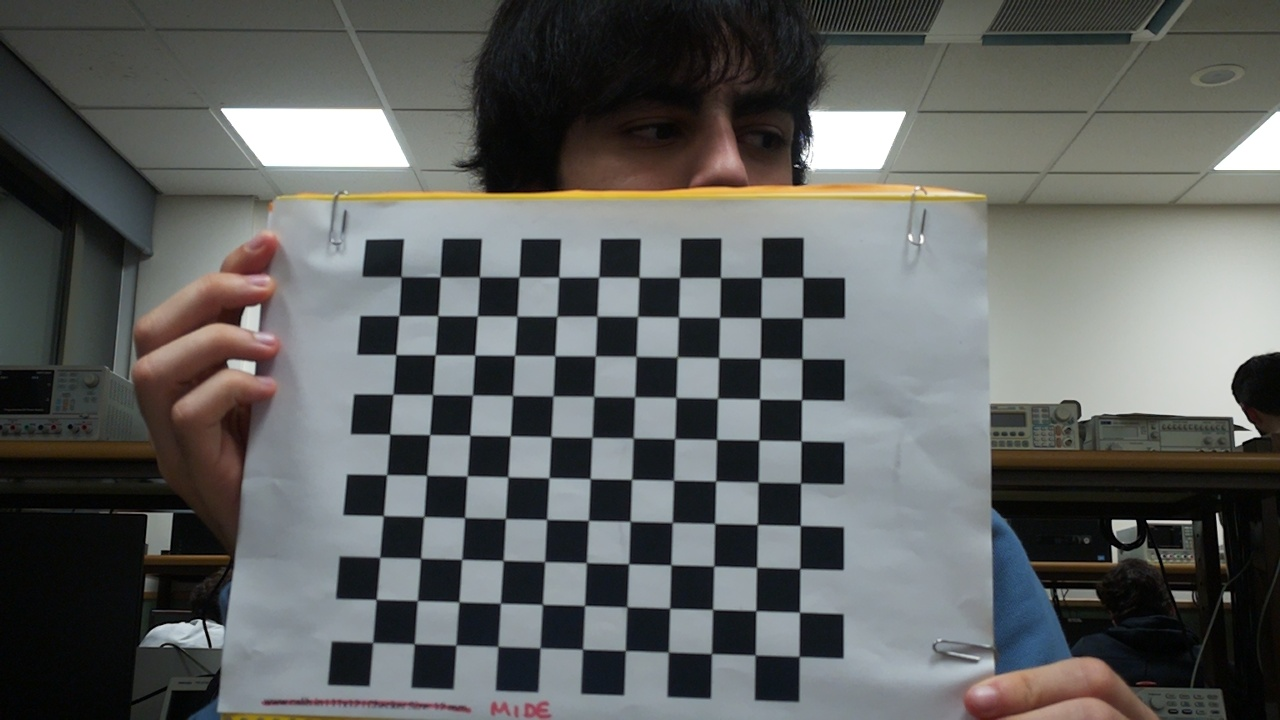
#> input picture calibration_images/0.jpg, 1280 x 720 px, given in place of the camera
$ python hsv_saturation.py
#> lines starting #> are read from the running program, lines starting #| are printed output that depends on the picture; after the words box and inside, x2 and y2 are one past the last pixel; in counts of white or black regions, pixels touching at a corner belong together
import cv2
import numpy as np
import time

# Inicializar la cámara
cap = cv2.VideoCapture(0)

# Definir el intervalo de actualización (en segundos)
intervalo_actualizacion = 0.5
ultimo_tiempo_actualizacion = time.time()

# Valores HSV iniciales (ajusta según tu necesidad)
hsv_min = np.array([60, 0, 50])
hsv_max = np.array([90, 30, 255])

while True:
    # Capturar un frame de la cámara
    ret, frame = cap.read()
#> frame is the input picture: shape (720, 1280, 3); mean B, G, R 95.2, 96.7, 94.7

    # Convertir el frame de BGR a HSV
    hsv_frame = cv2.cvtColor(frame, cv2.COLOR_BGR2HSV)
#> hsv_frame: shape (720, 1280, 3); mean H, S, V 69.3, 44.3, 101.5

    # Crear una máscara utilizando los valores HSV
    mask = cv2.inRange(hsv_frame, hsv_min, hsv_max)
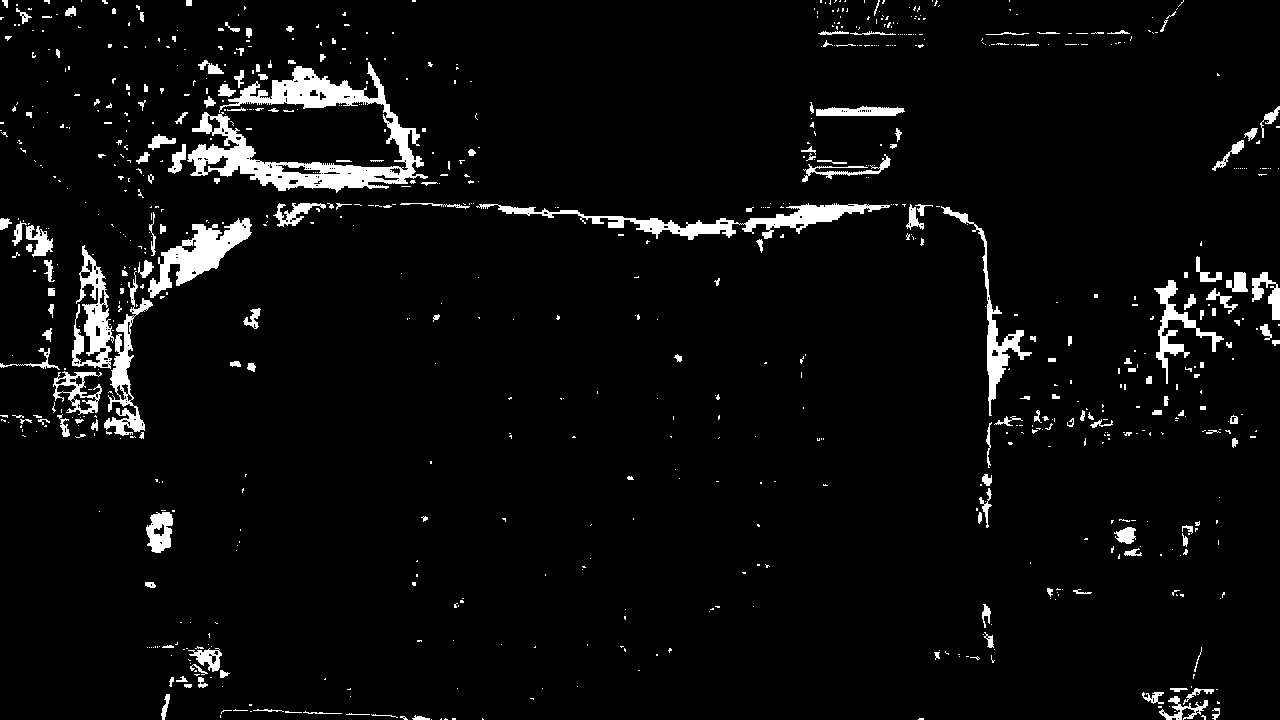
#> mask: shape (720, 1280); 4.5% white; 810 white regions (628 under 20 px), largest, box (x1, y1, x2, y2) and area: (187, 62, 428, 193) 9314, (476, 203, 890, 240) 3670, (148, 218, 252, 298) 3043

    # Aplicar la máscara al frame original
    result_frame = cv2.bitwise_and(frame, frame, mask=mask)
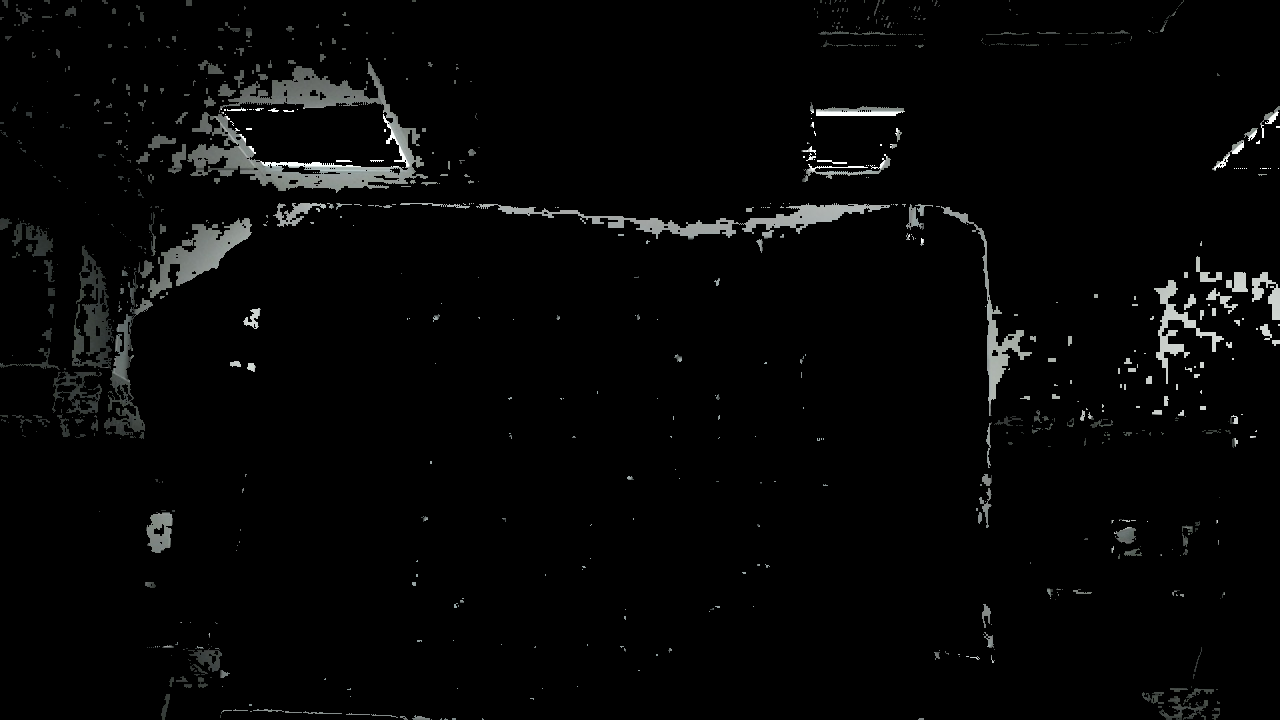
#> result_frame: shape (720, 1280, 3); mean B, G, R 5.8, 6, 5.7

    # Mostrar el frame resultante
    cv2.imshow('Cámara con Máscara', result_frame)

    # Comprobar si es el momento de actualizar los valores HSV
    if time.time() - ultimo_tiempo_actualizacion > intervalo_actualizacion:
        # Actualizar los valores HSV
        hsv_min[1] += 5  # Modificar el valor H mínimo
        if hsv_min[1] >= 255:
            hsv_min[1] = 0  # Reiniciar si supera 180
        hsv_max[1] = hsv_min[1] + 30  # Actualizar el valor H máximo

        # Imprimir los nuevos valores HSV
        print(f"Nuevo rango HSV: {hsv_min} a {hsv_max}")

        # Actualizar el tiempo de la última actualización
        ultimo_tiempo_actualizacion = time.time()

    # Salir del bucle si se presiona la tecla 'q'
    if cv2.waitKey(1) & 0xFF == ord('q'):
#> (key q is pressed here)
        break

# Liberar la cámara y cerrar todas las ventanas
cap.release()
cv2.destroyAllWindows()

$ run again, on calibration_images/1.jpg
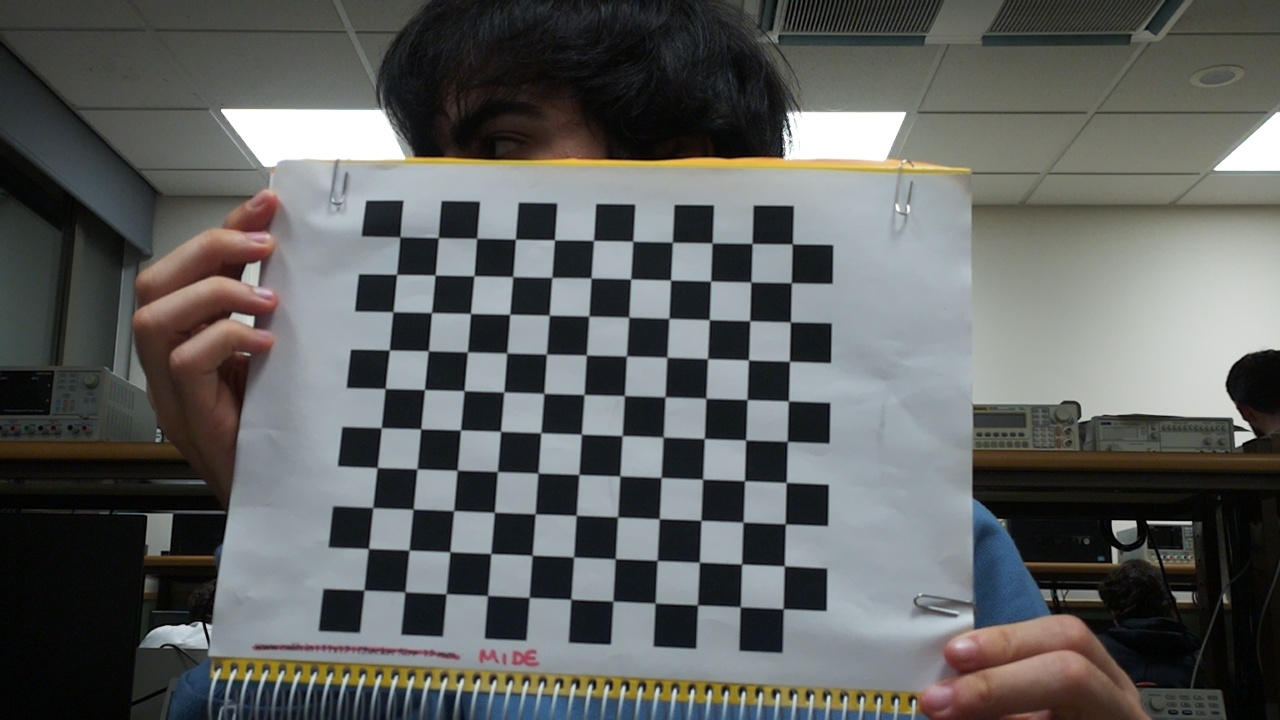
#> input picture calibration_images/1.jpg, 1280 x 720 px, given in place of the camera
#> frame is the input picture: shape (720, 1280, 3); mean B, G, R 94.6, 96, 94.2
#> hsv_frame: shape (720, 1280, 3); mean H, S, V 69.8, 45.9, 101.2
#> `mask = cv2.inRange(hsv_frame, hsv_min, hsv_max)`:
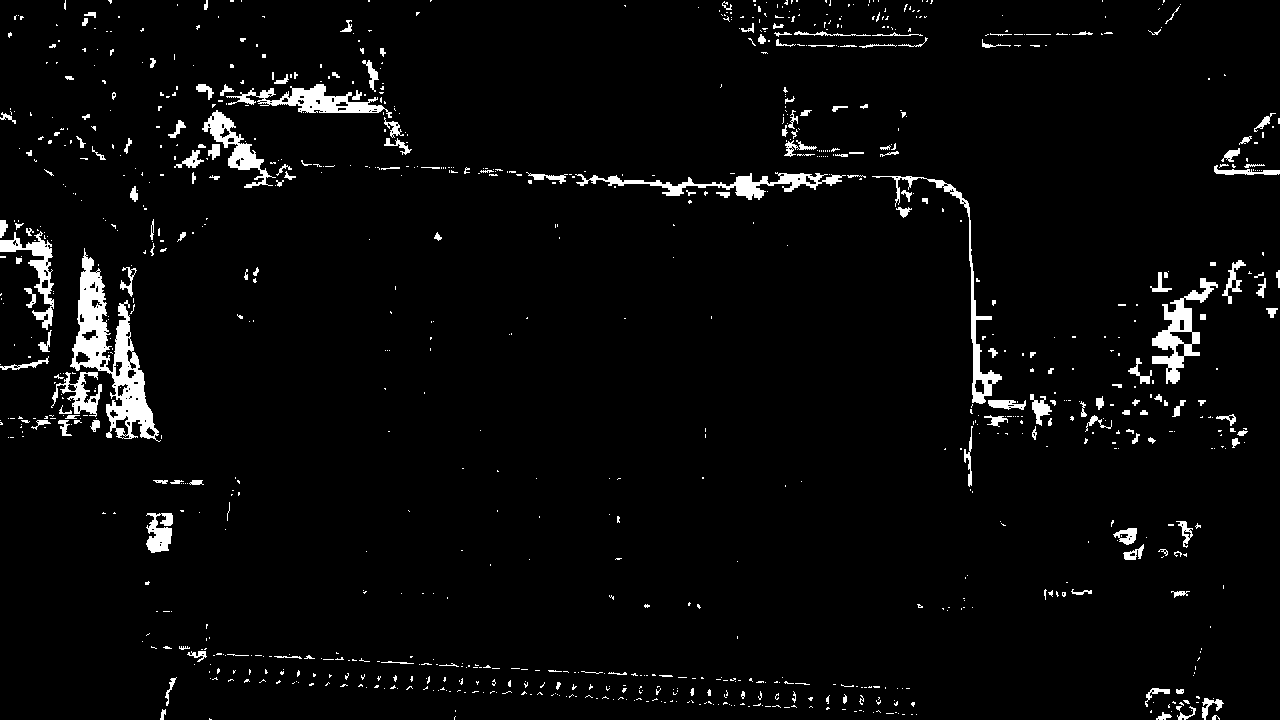
#> mask: shape (720, 1280); 3.5% white; 1000 white regions (816 under 20 px), largest, box (x1, y1, x2, y2) and area: (70, 248, 161, 442) 5486, (1152, 278, 1218, 384) 2098, (575, 172, 846, 200) 2007
#> `result_frame = cv2.bitwise_and(frame, frame, mask=mask)`:
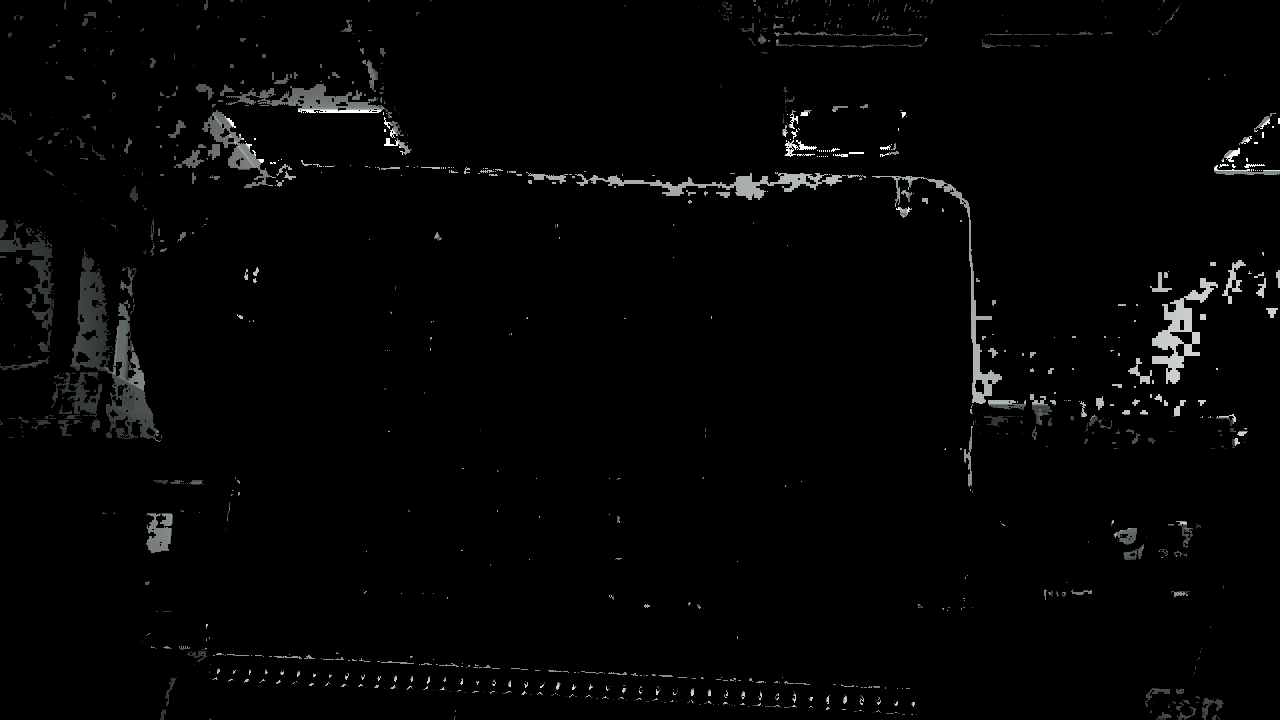
#> result_frame: shape (720, 1280, 3); mean B, G, R 4.3, 4.3, 4.2

$ run again, on calibration_images/10.jpg
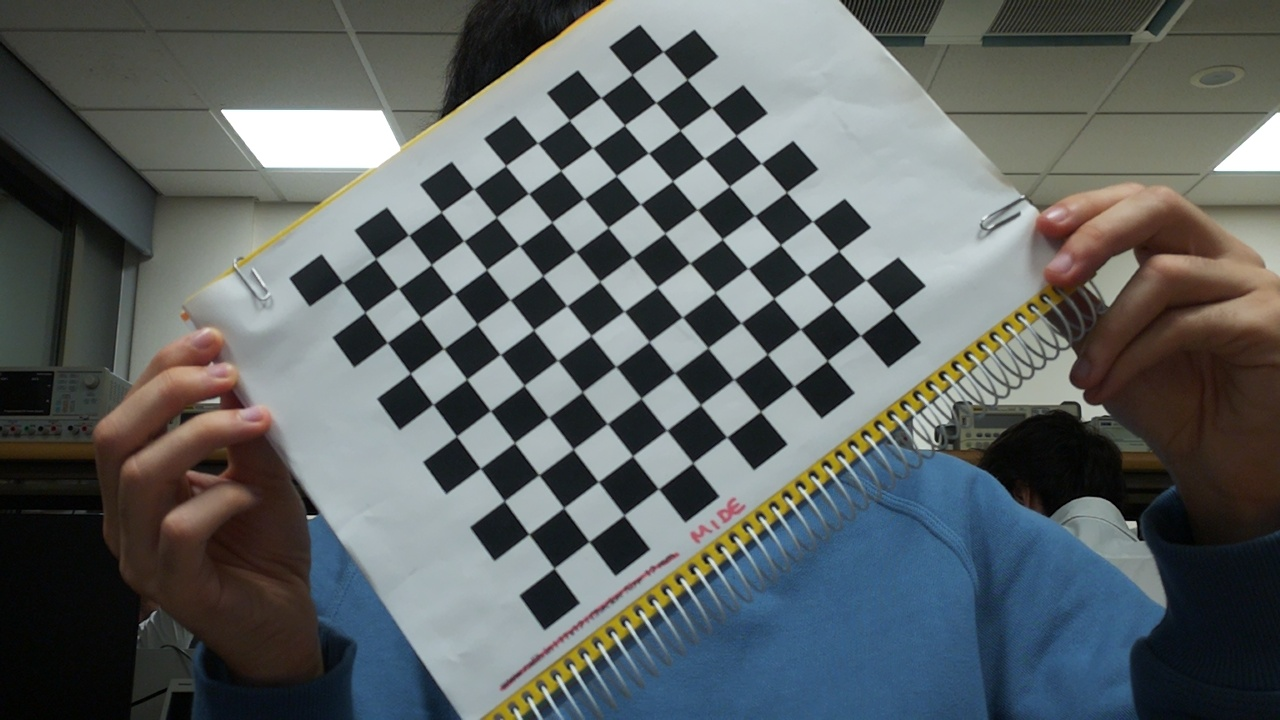
#> input picture calibration_images/10.jpg, 1280 x 720 px, given in place of the camera
#> frame is the input picture: shape (720, 1280, 3); mean B, G, R 99.3, 98.7, 93
#> hsv_frame: shape (720, 1280, 3); mean H, S, V 70.7, 63, 107.1
#> `mask = cv2.inRange(hsv_frame, hsv_min, hsv_max)`:
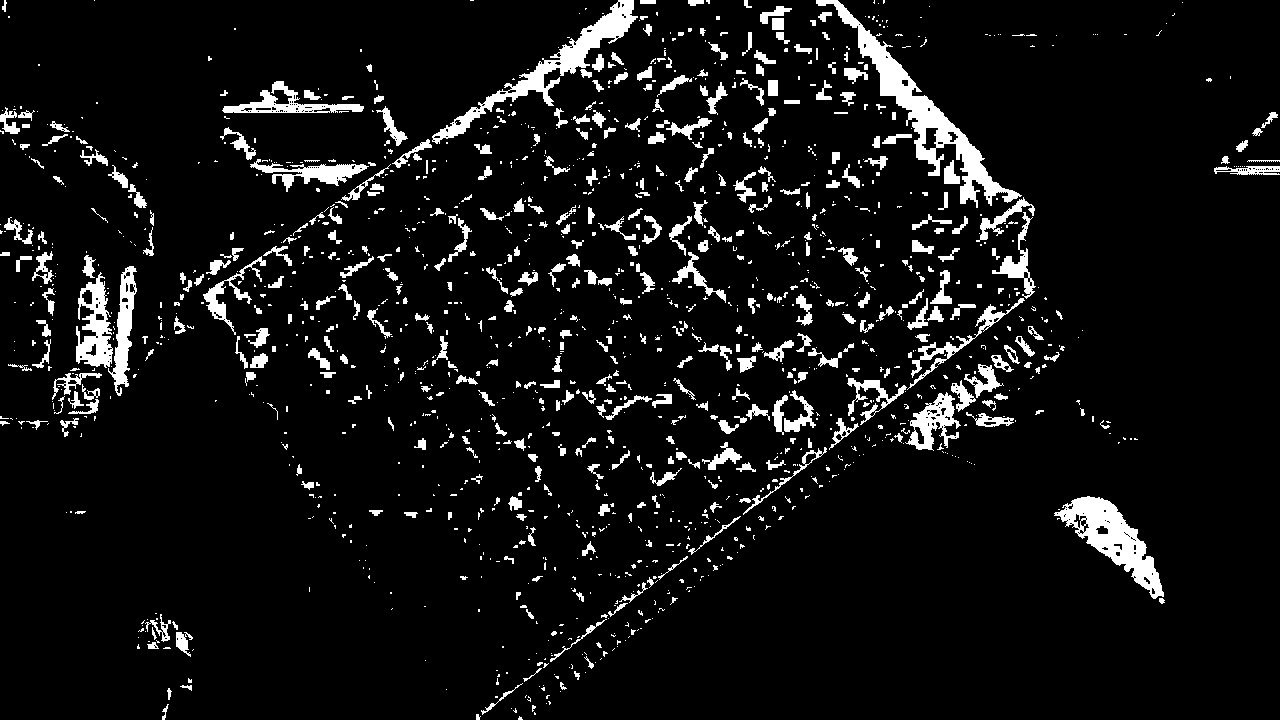
#> mask: shape (720, 1280); 7.3% white; 1479 white regions (1016 under 20 px), largest, box (x1, y1, x2, y2) and area: (816, 0, 1022, 208) 5883, (432, 0, 638, 144) 4029, (1054, 496, 1164, 599) 3880
#> `result_frame = cv2.bitwise_and(frame, frame, mask=mask)`:
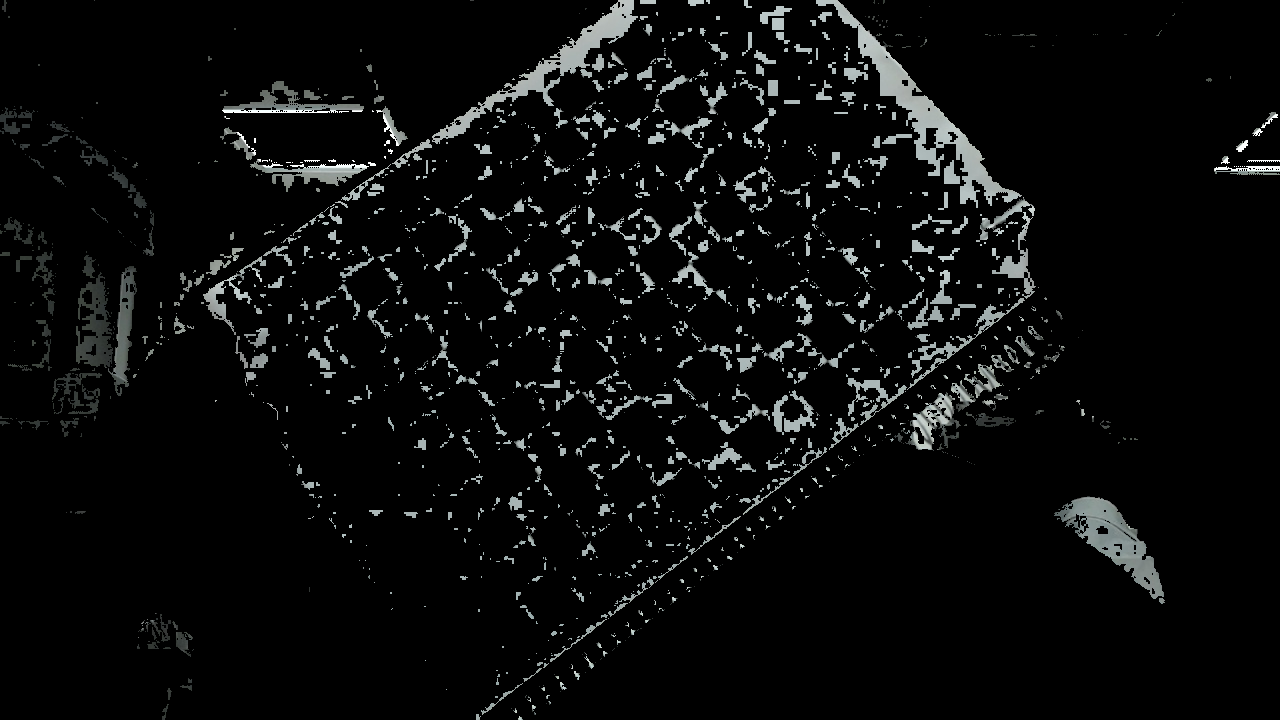
#> result_frame: shape (720, 1280, 3); mean B, G, R 11.5, 11.6, 10.9
